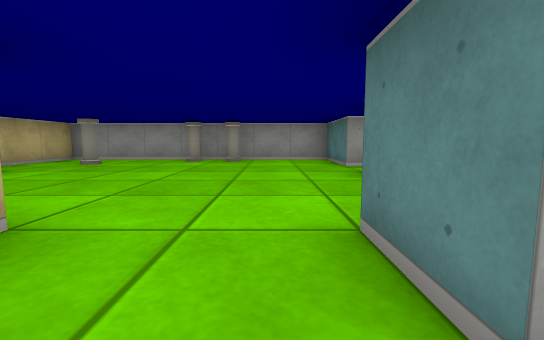
View 1 (above)

18 first-person views from a walk through a cub3D level. The camera is about half as high as the walls, tilts 6° down and sees 90° across. The floor is counted in squares. Each view is taken from the middle of a square. On the plan, view 1 faces up. The plan holds only what a view shows up to about 9 squares ahead; the rest is blank.

View 2
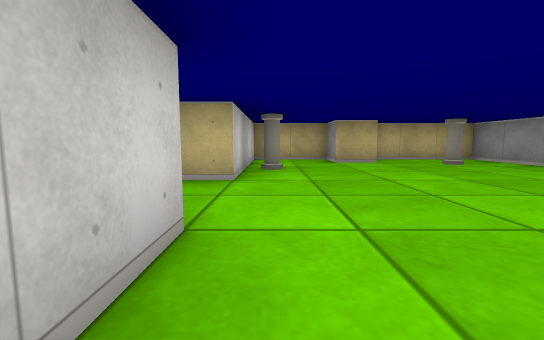

View 3
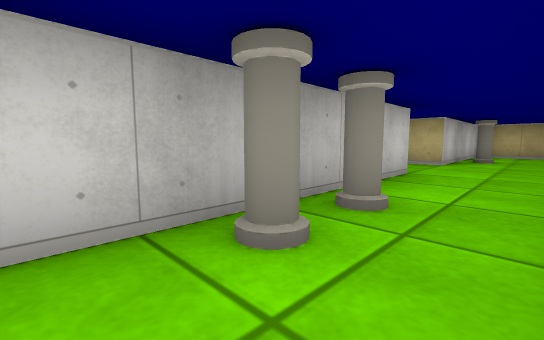

View 4
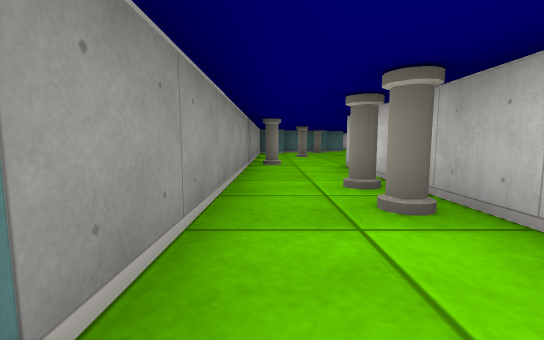

View 5
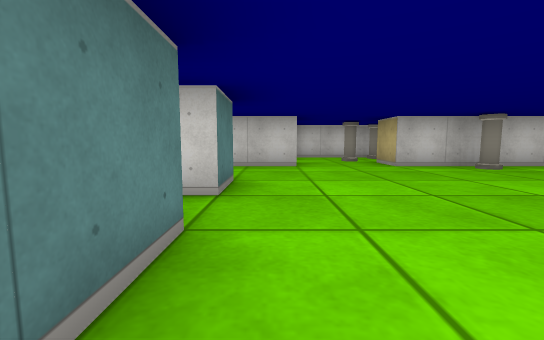

View 6
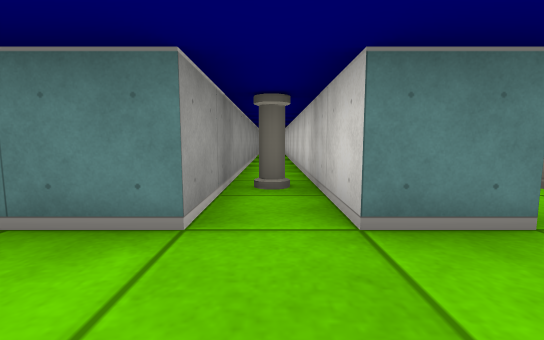

View 7
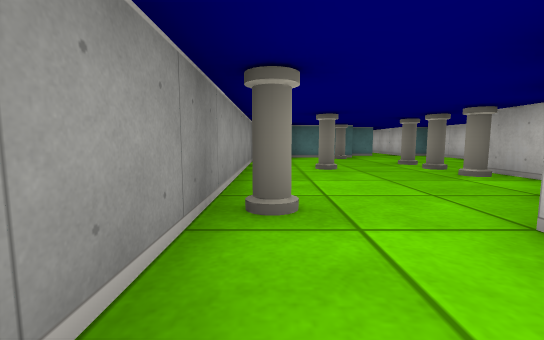

View 8
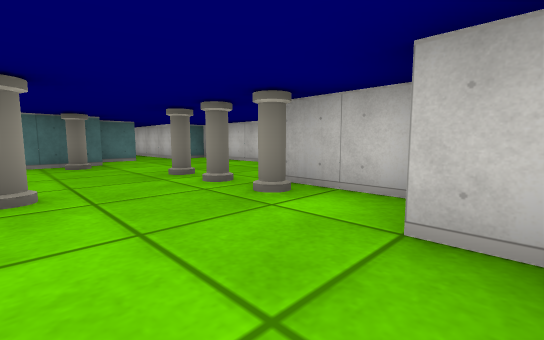

View 9
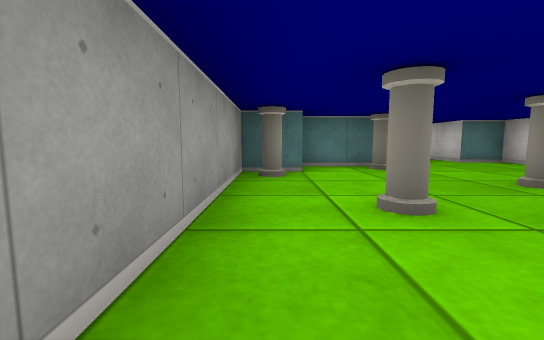

View 10
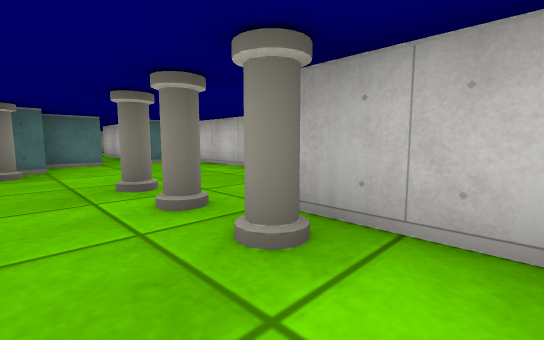

View 11
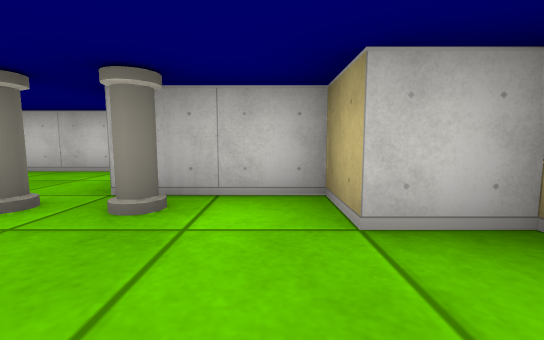

View 12
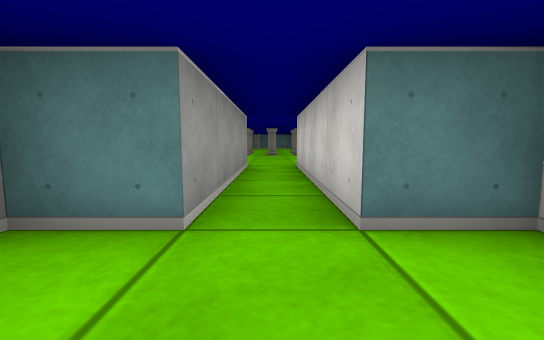

View 13
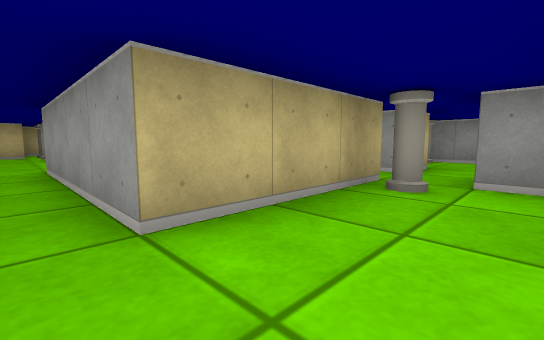

View 14
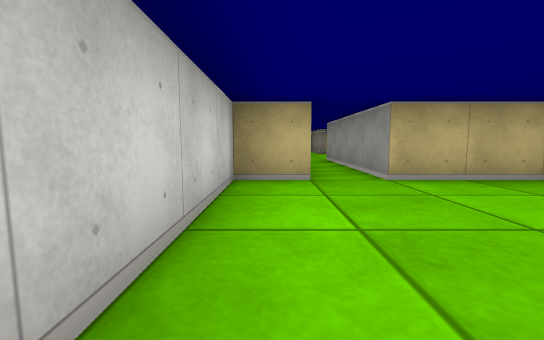

View 15
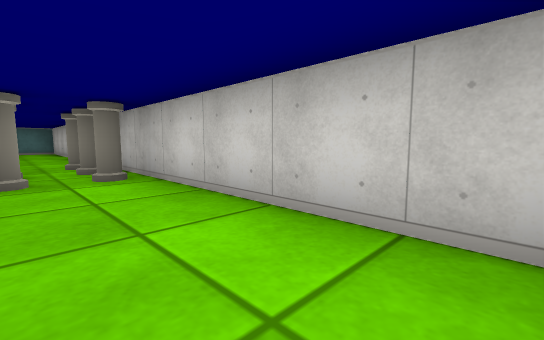

View 16
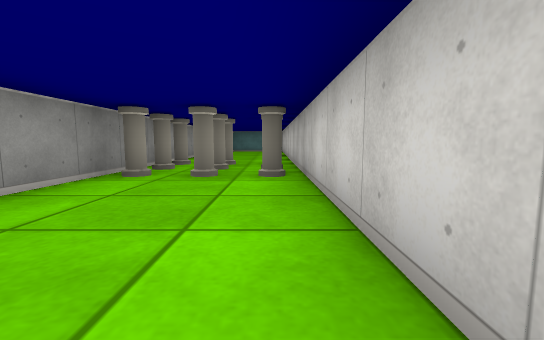

View 17
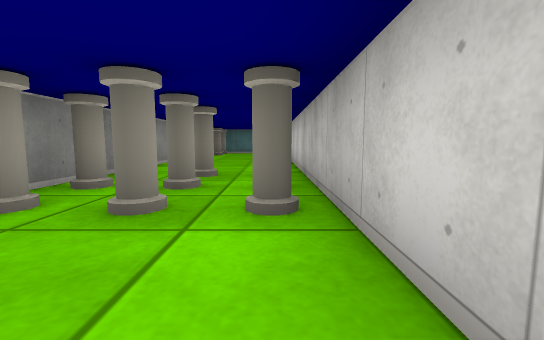

View 18
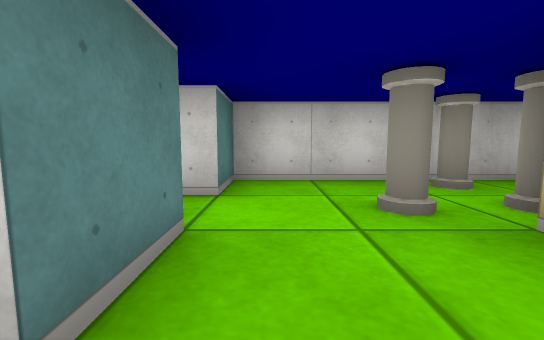

### Floor plan
Points are (right, up) in squares from view 1. A wall is a line through its corners. A room is listed if a view was taken in it or the views show most of it. See-through windows are left out.
Room 1 (view 1)
walls: (-3.2, -1.5) (0.5, -1.5) (0.5, -0.5) (0.9, -0.5)
ways out: opening at (-0.5, 1) to room 2
objects: pillar (-2, -1); pillar (-2, 0); pillar (-1, 0)
Room 2 (views 2, 3, 4, 5, 6, 7, 18)
walls: (-4.5, 4.6) (-4.5, 3.5) (-5.5, 3.5) (-5.5, 1.5) (-1.5, 1.5) (-1.5, 0.5); (0.5, 0.4) (0.5, 1.5) (6.5, 1.5); (5.9, 5.5) (1.5, 5.5) (1.5, 7.5) (-5.5, 7.5) (-5.5, 4.9); (7.5, 3.5) (1.5, 3.5) (1.5, 4.5) (9.1, 4.5)
ways out: opening at (-0.5, 1) to room 1; opening at (6.5, 2.5) to room 3
objects: pillar (-4, 6); pillar (-3, 2); pillar (-2, 7); pillar (-1, 7); pillar (3, 2); pillar (3, 5); pillar (4, 2); pillar (7, 3)
Room 3 (views 8, 9, 10, 11, 12)
walls: (10.6, -2.5) (14.5, -2.5) (14.5, -1.5) (18.5, -1.5); (13.5, 0.4) (13.5, 2.4); (12.5, 2.4) (12.5, 3.5) (7.5, 3.5); (6.4, 0.5) (7.5, 0.5) (7.5, -0.5) (9.5, -0.5) (9.5, -1); (18.5, -0.5) (14.5, -0.5) (14.5, 0.5)
ways out: opening at (6.5, 2.5) to room 2; opening at (18, -1) to room 4
objects: pillar (9, 0); pillar (10, 0); pillar (10, 2); pillar (11, 0); pillar (12, 3); pillar (13, 1)
Room 4 (views 13, 14, 15, 16, 17)
walls: (18.5, -1.5) (18.5, -2.5) (26.4, -2.5); (20.1, 2.5) (19.5, 2.5); (26.6, 0.5) (21.4, 0.5); (18.5, 2.6) (18.5, -0.5)
ways out: opening at (18, -1) to room 3; opening at (26, -1)
objects: pillar (19, 2); pillar (23, -2); pillar (23, -1); pillar (23, 0); pillar (24, -2); pillar (24, -1); pillar (24, 0); pillar (25, -2); pillar (25, -1); pillar (25, 0)

Positions as (right, up) in squares from view 1, and headings:
1: (0, 0), facing up
2: (2, 2), facing left
3: (5, 3), facing down-left
4: (1, 3), facing right
5: (1, 7), facing down
6: (0, 5), facing right
7: (5, 3), facing right
8: (7, 2), facing down-right
9: (8, 3), facing right
10: (8, 1), facing down-right
11: (8, 2), facing down
12: (13, -1), facing right
13: (20, -1), facing up-left
14: (22, -2), facing left
15: (19, -1), facing down-right
16: (19, -2), facing right
17: (21, -2), facing right
18: (0, 2), facing down
